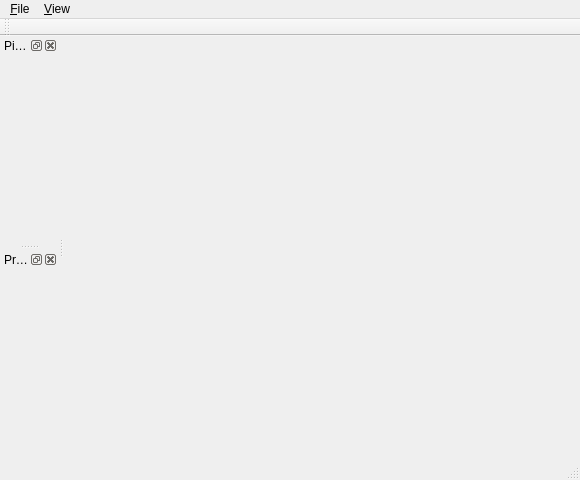
<?xml version="1.0" encoding="UTF-8"?>
<ui version="4.0">
 <class>ParticlesViewerMainWindow</class>
 <widget class="QMainWindow" name="ParticlesViewerMainWindow">
  <property name="geometry">
   <rect>
    <x>0</x>
    <y>0</y>
    <width>580</width>
    <height>480</height>
   </rect>
  </property>
  <property name="windowTitle">
   <string>MainWindow</string>
  </property>
  <widget class="QWidget" name="centralwidget">
   <layout class="QHBoxLayout" name="horizontalLayout">
    <property name="margin">
     <number>0</number>
    </property>
    <item>
     <widget class="pqViewManager" name="MultiViewManager" native="true"/>
    </item>
   </layout>
  </widget>
  <widget class="QMenuBar" name="menubar">
   <property name="geometry">
    <rect>
     <x>0</x>
     <y>0</y>
     <width>580</width>
     <height>25</height>
    </rect>
   </property>
   <widget class="QMenu" name="menu_File">
    <property name="title">
     <string>&amp;File</string>
    </property>
    <addaction name="action_Open_Dataset"/>
    <addaction name="action_Exit"/>
   </widget>
   <widget class="QMenu" name="menu_View">
    <property name="title">
     <string>&amp;View</string>
    </property>
   </widget>
   <addaction name="menu_File"/>
   <addaction name="menu_View"/>
  </widget>
  <widget class="QStatusBar" name="statusbar"/>
  <widget class="QDockWidget" name="dockWidget">
   <property name="windowTitle">
    <string>Pipeline Browser</string>
   </property>
   <attribute name="dockWidgetArea">
    <number>1</number>
   </attribute>
   <widget class="pqPipelineBrowserWidget" name="pipelineBrowser"/>
  </widget>
  <widget class="pqAxesToolbar" name="axesToolbar">
   <property name="windowTitle">
    <string>Axes Controls</string>
   </property>
   <attribute name="toolBarArea">
    <enum>TopToolBarArea</enum>
   </attribute>
   <attribute name="toolBarBreak">
    <bool>false</bool>
   </attribute>
  </widget>
  <widget class="QDockWidget" name="dockWidget_3">
   <property name="windowTitle">
    <string>Properties</string>
   </property>
   <attribute name="dockWidgetArea">
    <number>1</number>
   </attribute>
   <widget class="pqPropertiesPanel" name="objectInspector"/>
  </widget>
  <action name="action_Open_Dataset">
   <property name="text">
    <string>&amp;Open Dataset</string>
   </property>
  </action>
  <action name="action_Exit">
   <property name="text">
    <string>&amp;Exit</string>
   </property>
   <property name="shortcut">
    <string>Ctrl+Q</string>
   </property>
  </action>
 </widget>
 <customwidgets>
  <customwidget>
   <class>pqPipelineBrowserWidget</class>
   <extends>QWidget</extends>
   <header>pqPipelineBrowserWidget.h</header>
   <container>1</container>
  </customwidget>
  <customwidget>
   <class>pqAxesToolbar</class>
   <extends>QToolBar</extends>
   <header>pqAxesToolbar.h</header>
  </customwidget>
  <customwidget>
   <class>pqViewManager</class>
   <extends>QWidget</extends>
   <header>pqViewManager.h</header>
   <container>1</container>
  </customwidget>
  <customwidget>
   <class>pqPropertiesPanel</class>
   <extends>QWidget</extends>
   <header>pqPropertiesPanel.h</header>
   <container>1</container>
  </customwidget>
 </customwidgets>
 <resources/>
 <connections/>
</ui>
